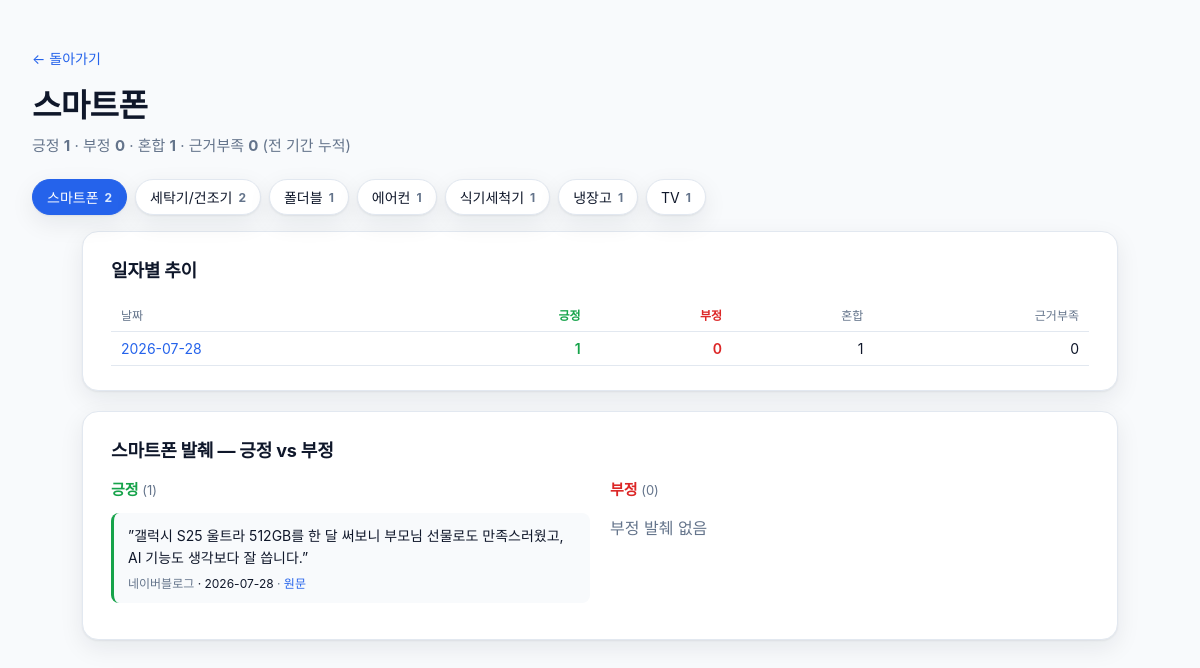
Page /category/스마트폰 on the committed database.
### tables this page shows
CREATE TABLE category_sentiment (
  date TEXT NOT NULL,
  category TEXT NOT NULL,
  positive INTEGER NOT NULL,
  negative INTEGER NOT NULL,
  mixed INTEGER NOT NULL,
  unclear INTEGER NOT NULL,
  PRIMARY KEY (date, category)
);

CREATE TABLE excerpts (
  id INTEGER PRIMARY KEY AUTOINCREMENT,
  date TEXT NOT NULL,
  sentiment TEXT NOT NULL CHECK(sentiment IN ('positive','negative')),
  category TEXT NOT NULL,
  source TEXT,
  text TEXT NOT NULL,
  url TEXT
);

### viewer/app.py (the view)
@app.get("/category/{category:path}", response_class=HTMLResponse)
def category_detail(request: Request, category: str):
    data = fetch_category(category)
    return templates.TemplateResponse(
        request,
        "category.html",
        {"category": category, "categories": fetch_categories(), **data},
    )

### viewer/templates/category.html (shortened to what this page needs)
<!doctype html>
<html lang="ko">
<head>
  <link rel="stylesheet" href="/static/style.css" />
</head>
<body>
  <header class="page-header detail">
    <a class="back" href="/">← 돌아가기</a>
    <h1>{{ category }}</h1>
    <p class="subtitle">
      긍정 <strong class="pos">{{ totals.positive }}</strong> ·
      부정 <strong class="neg">{{ totals.negative }}</strong> ·
      혼합 <strong>{{ totals.mixed }}</strong> ·
      근거부족 <strong>{{ totals.unclear }}</strong>
      <span class="muted">(전 기간 누적)</span>
    </p>
  </header>
  {% if categories %}
  <nav class="cat-nav">
    {% for c in categories %}
      <a class="cat-chip {% if c.category == category %}on{% endif %}" href="/category/{{ c.category }}">
        {{ c.category }} <span class="cnt">{{ c.total }}</span>
      </a>
    {% endfor %}
  </nav>
  {% endif %}
  <main class="detail-main">
    <section class="block">
      <h2>일자별 추이</h2>
      <table class="matrix">
        <thead>
          <tr>
            <th>날짜</th>
            <th class="pos">긍정</th>
            <th class="neg">부정</th>
            <th>혼합</th>
            <th>근거부족</th>
          </tr>
        </thead>
        <tbody>
          {% for row in by_day %}
          <tr>
            <td><a href="/day/{{ row.date }}">{{ row.date }}</a></td>
            <td class="pos">{{ row.positive }}</td>
            <td class="neg">{{ row.negative }}</td>
            <td>{{ row.mixed }}</td>
            <td>{{ row.unclear }}</td>
          </tr>
          {% endfor %}
        </tbody>
      </table>
    </section>
    <section class="block excerpts">
      <h2>{{ category }} 발췌 — 긍정 vs 부정</h2>
      <div class="two-col">
        <div class="col pos-col">
          <h3>긍정 <span class="count">({{ excerpts_positive|length }})</span></h3>
          {% if excerpts_positive %}
            {% for e in excerpts_positive %}
            <article class="excerpt pos">
              <blockquote>”{{ e.text|mask_store }}”</blockquote>
              <div class="meta">
                <span class="src">{{ e.source|fmt_source or "출처 미상" }}</span>
                <span class="cat">· {{ e.date }}</span>
                {% if e.url %}
                  · <a href="{{ e.url }}" target="_blank" rel="noopener">원문</a>
                {% endif %}
              </div>
            </article>
            {% endfor %}
          {% else %}
            <p class="muted">긍정 발췌 없음</p>
          {% endif %}
        </div>
        <div class="col neg-col">
          <h3>부정 <span class="count">({{ excerpts_negative|length }})</span></h3>
          {% if excerpts_negative %}
            {% for e in excerpts_negative %}
            <article class="excerpt neg">
              <blockquote>”{{ e.text|mask_store }}”</blockquote>
              <div class="meta">
                <span class="src">{{ e.source|fmt_source or "출처 미상" }}</span>
                <span class="cat">· {{ e.date }}</span>
                {% if e.url %}
                  · <a href="{{ e.url }}" target="_blank" rel="noopener">원문</a>
                {% endif %}
              </div>
            </article>
            {% endfor %}
          {% else %}
            <p class="muted">부정 발췌 없음</p>
          {% endif %}
        </div>
      </div>
    </section>
  </main>
</body>
</html>

### viewer/static/style.css (style rules this page uses)
:root { --pos: #16a34a; --neg: #dc2626; --warn: #d97706; --ink: #0f172a; --muted: #64748b; --bg: #f8fafc; --card: #ffffff; --line: #e2e8f0; --accent: #2563eb; --shadow: 0 1px 2px rgba(15,23,42,.06), 0 8px 24px rgba(15,23,42,.08); }
* { box-sizing: border-box; }
html, body { margin: 0; padding: 0; background: var(--bg); color: var(--ink); font-family: "Apple SD Gothic Neo", "맑은 고딕", "Malgun Gothic", -apple-system, BlinkMacSystemFont, "Segoe UI", Roboto, "Helvetica Neue", Arial, sans-serif; -webkit-font-smoothing: antialiased; }
a { color: var(--accent); text-decoration: none; }
.page-header { padding: 48px 32px 24px; max-width: 1280px; margin: 0 auto; }
.page-header h1 { font-size: 32px; margin: 0 0 8px; letter-spacing: -0.02em; }
.page-header .subtitle { margin: 0; color: var(--muted); font-size: 15px; }
.page-header.detail .back { display: inline-block; margin-bottom: 12px; font-size: 14px; }
.muted { color: var(--muted); }
.detail-main { max-width: 1100px; margin: 0 auto; padding: 0 32px 64px; }
.block { background: var(--card); border: 1px solid var(--line); border-radius: 16px; padding: 24px 28px; margin-bottom: 20px; box-shadow: var(--shadow); }
.block h2 { margin: 0 0 16px; font-size: 18px; letter-spacing: -0.01em; }
.matrix { width: 100%; border-collapse: collapse; font-size: 14px; }
.matrix th, .matrix td { padding: 8px 10px; text-align: right; border-bottom: 1px solid var(--line); }
.matrix th:first-child, .matrix td:first-child { text-align: left; }
.matrix th { color: var(--muted); font-weight: 500; font-size: 12px; }
.matrix .pos { color: var(--pos); font-weight: 600; }
.matrix .neg { color: var(--neg); font-weight: 600; }
.two-col { display: grid; grid-template-columns: 1fr 1fr; gap: 20px; }
.pos-col h3 { color: var(--pos); }
.neg-col h3 { color: var(--neg); }
.col h3 { margin: 0 0 14px; font-size: 15px; }
.count { color: var(--muted); font-weight: 400; font-size: 13px; }
.excerpt { border-left: 3px solid var(--line); background: #f8fafc; border-radius: 8px; padding: 12px 14px; margin-bottom: 12px; }
.excerpt.pos { border-left-color: var(--pos); }
.excerpt blockquote { margin: 0 0 6px; font-size: 14px; line-height: 1.55; }
.excerpt .meta { font-size: 12px; color: var(--muted); }
.excerpt .cat { color: var(--ink); }
.cat-nav { max-width: 1280px; margin: 0 auto 8px; padding: 0 32px 8px; display: flex; flex-wrap: wrap; gap: 8px; }
.cat-chip { display: inline-flex; align-items: center; gap: 6px; padding: 7px 14px; background: var(--card); border: 1px solid var(--line); border-radius: 999px; box-shadow: var(--shadow); font-size: 14px; color: var(--ink); }
.cat-chip.on { background: var(--accent); color: #fff; border-color: var(--accent); }
.cat-chip .cnt { font-size: 12px; font-weight: 700; color: var(--muted); }
.cat-chip.on .cnt { color: #dbeafe; }

### rows in the picture
category_sentiment: category "세탁기/건조기", total "2"
category_sentiment: category "폴더블", total "1"
category_sentiment: category "에어컨", total "1"
category_sentiment: category "식기세척기", total "1"
category_sentiment: category "냉장고", total "1"
category_sentiment: date "2026-07-28", positive "1", negative "0", mixed "1", unclear "0"
excerpts: text|mask_store "갤럭시 S25 울트라 512GB를 한 달 써보니 부모님 선물로도 만족스러웠고, AI 기능도 생각보다 잘 씁니다.", source|fmt_source "네이버블로그", date "2026-07-28"

### other values in the picture
{{ category }} "스마트폰"
{{ totals.positive }} "1"
{{ totals.negative }} "0"
{{ totals.mixed }} "1"
{{ totals.unclear }} "0"
{{ c.category }} "스마트폰" "TV"
{{ c.total }} "2" "1"
{{ excerpts_positive|length }} "1"
{{ excerpts_negative|length }} "0"
